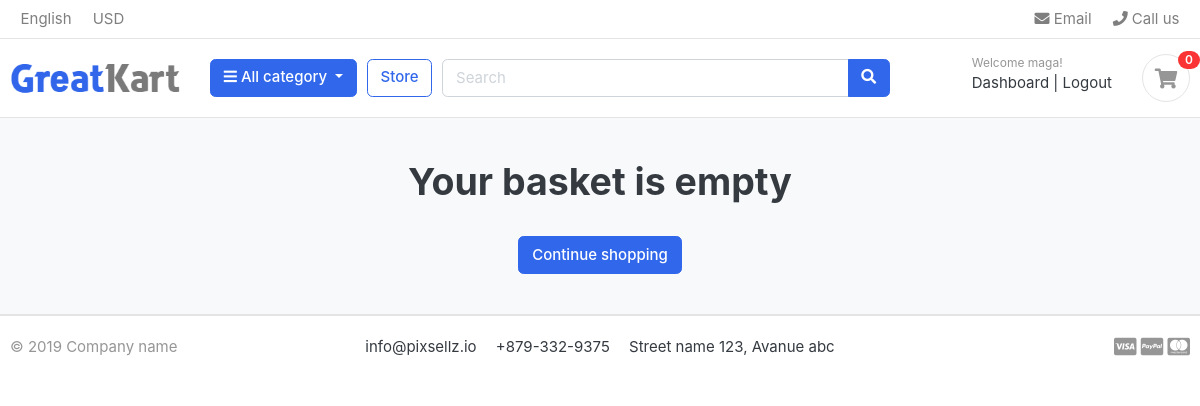
Before: /cart/ (signed in) with the older database file.
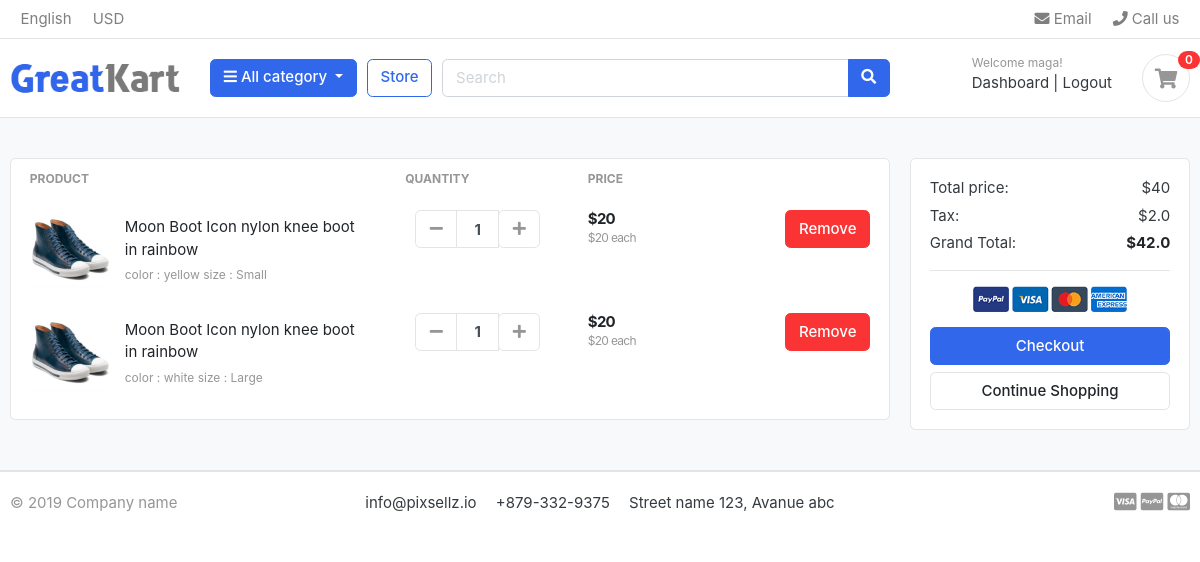
After: the same page with the newer database file.
### accounts/models.py (models this page shows, shortened)
class Account(AbstractBaseUser,PermissionsMixin):
    first_name = models.CharField(max_length=50)
    last_name = models.CharField(max_length=50)
    username = models.CharField(max_length=50, unique=True)
    email = models.EmailField(max_length=80, unique=True)
    phone_number    = models.CharField(max_length=50)
    date_joined = models.DateTimeField(auto_now_add=True)
    last_login = models.DateTimeField(auto_now_add=True)
    is_staff = models.BooleanField(default=False)
    is_active = models.BooleanField(default=False)
    is_superuser = models.BooleanField(default=True)
    USERNAME_FIELD = 'email'
    REQUIRED_FIELDS = ['username', 'first_name', 'last_name']
    objects = MyAccountManager()

### carts/models.py (models this page shows, shortened)
class CartItem(models.Model):
    user = models.ForeignKey(Account, on_delete=models.CASCADE, null=True)
    product = models.ForeignKey(Product, on_delete=models.CASCADE)
    variations = models.ManyToManyField(Variation, blank=True)
    cart = models.ForeignKey(Cart, on_delete=models.CASCADE,null=True)
    quantity = models.IntegerField()
    is_active = models.BooleanField(default=True)
    def sub_total(self):
        return self.product.price*self.quantity

### store/models.py (models this page shows, shortened)
class Product(models.Model):
    product_name = models.CharField(max_length=150, unique=True)
    slug = models.SlugField(max_length=200, unique=True)
    description = models.TextField(max_length=500, blank=True)
    price = models.IntegerField()
    images = models.ImageField(upload_to='product')
    stock = models.IntegerField()
    is_avialable = models.BooleanField(default=True)
    category = models.ForeignKey(Category, on_delete=models.CASCADE)
    created_date = models.DateTimeField(auto_now_add=True)
    modified_date = models.DateTimeField(auto_now=True)
    def get_url(self):
        return reverse('product_detail', args=[self.category.slug, self.slug])

class Variation(models.Model):
    product = models.ForeignKey(Product, on_delete=models.CASCADE)
    variation_category = models.CharField(max_length=150, choices=variation_category_choice)
    variation_value = models.CharField(max_length=150)
    is_active = models.BooleanField(default=True)
    created_date = models.DateTimeField(auto_now=True)
    objects = VariationManager()

### carts/views.py (the view)
# urls.py: path('', views.cart, name='cart'),
def cart(request, total=0, quantity=0, cart_items=None):
    try:
        tax=0
        grand_total = 0
        if request.user.is_authenticated:
            cart_items = CartItem.objects.filter(user=request.user, is_active=True)
        else:
            cart = Cart.objects.get(cart_id=_cart_id(request))
            cart_items = CartItem.objects.filter(cart=cart, is_active=True)
        for cart_item in cart_items:
            total += (cart_item.product.price * cart_item.quantity)
            quantity += cart_item.quantity
        tax = (total *5)/ 100
        grand_total = total +tax
    except ObjectDoesNotExist:
        pass
    context ={
        'total':total,
        'quantity':quantity,
        'cart_items': cart_items,
        'tax': tax,
        'grand_total': grand_total
    }
    return render(request, 'store/cart.html', context)

### carts/context_processors.py (called while the page is built)
def counter(request):
    cart_count = 0
    if 'admin' in request.path:
        return {}
    else:
        try:
            cart = Cart.objects.filter(cart_id= _cart_id(request))
            if request.user.is_authenticated:
                cart_items = CartItem.objects.all().filter(cart=cart[:1])
            else:
                cart_items = CartItem.objects.all().filter(cart=cart[:1])
            for cart_item in cart_items:
                cart_count+= cart_item.quantity
        except Cart.DoesNotExist:
            cart_count=0
    return dict(cart_count=cart_count)

### carts/views.py (called while the page is built)
def _cart_id(request):
    cart = request.session.session_key
    if not cart:
        cart = request.session.create()
    return cart

### category/context_processors.py (called while the page is built)
def menu_links(request):
    links = Category.objects.all()
    return dict(links=links)

### category/models.py (called while the page is built)
    def get_url(self):
        return reverse('products_by_category' , args=[self.slug])

### templates/store/cart.html (shortened to what this page needs)
{% extends 'base.html' %}
{% load static %}
{% block content %}
<section class="section-content padding-y bg">
<div class="container">
{% if not cart_items  %}
	<h1 class="text-center"> Your basket is empty </h1>
	<br>
	<div class="text-center">
		<a href="{% url 'store' %}" class="btn btn-primary">Continue shopping</a>
	</div>
{% else %}
<div class="row">
	<aside class="col-lg-9">
<div class="card">
<table class="table table-borderless table-shopping-cart">
<thead class="text-muted">
<tr class="small text-uppercase">
  <th scope="col">Product</th>
  <th scope="col" width="120">Quantity</th>
  <th scope="col" width="120">Price</th>
  <th scope="col" class="text-right" width="200"> </th>
</tr>
</thead>
<tbody>
{% for cart_item in cart_items %}
<tr>
	<td>
		<figure class="itemside align-items-center">
			<div class="aside"><img src="{{ cart_item.product.images.url }}" class="img-sm"></div>
			<figcaption class="info">
				<a href="{{ cart_item.product.get_url }}" class="title text-dark">{{ cart_item.product.product_name }}</a>
				<p class="text-muted small">
				 {% if  cart_item.variations.all %}
					{% for item in cart_item.variations.all  %}
					  {{ item.variation_category }} : {{ item.variation_value }}
					{% endfor %}
				{% endif %}
				</p>
			</figcaption>
		</figure>
	</td>
	<td>
					<div class="col">
						<div class="input-group input-spinner">
							<div class="input-group-prepend">
							<a href="{% url 'remove_cart' cart_item.product.id cart_item.id %}" class="btn btn-light" type="button" id="button-plus"> <i class="fa fa-minus"></i> </a>
							</div>
							<input type="text" class="form-control"  value="{{ cart_item.quantity }}">
							<div class="input-group-append">
								<form action="{% url 'add_cart' cart_item.product.id %}" method="POST">
									<button class="btn btn-light" type="button" id="button-minus"> <i class="fa fa-plus"></i> </button>
								</form>
						</div>
						</div>
					</div>
	</td>
	<td>
		<div class="price-wrap">
			<var class="price">${{ cart_item.sub_total }}</var>
			<small class="text-muted"> ${{ cart_item.product.price }} each </small>
		</div>
	</td>
	<td class="text-right">
	<a href="{% url 'remove_cart_item' cart_item.product.id cart_item.id %}" onclick="return confirm('Are you sure to delete?')" class="btn btn-danger"> Remove</a>
	</td>
</tr>
</tbody>
{% endfor %}
</table>
</div>
	</aside>
	<aside class="col-lg-3">
		<div class="card">
		<div class="card-body">
			<dl class="dlist-align">
			  <dt>Total price:</dt>
			  <dd class="text-right">${{ total }}</dd>
			</dl>
			<dl class="dlist-align">
			  <dt>Tax:</dt>
			  <dd class="text-right"> ${{tax}}</dd>
			</dl>
			<dl class="dlist-align">
			  <dt>Grand Total:</dt>
			  <dd class="text-right text-dark b"><strong>${{ grand_total }}</strong></dd>
			</dl>
			<hr>
			<p class="text-center mb-3">
				<img src="{% static './images/misc/payments.png' %}" height="26">
			</p>
			<a href="{% url 'checkout' %}" class="btn btn-primary btn-block"> Checkout </a>
			<a href="{% url 'store' %}" class="btn btn-light btn-block">Continue Shopping</a>
		</div>
		</div>
</aside>
</div>
{% endif %}
</div>
</section>
{% endblock %}

### templates/base.html (shortened to what this page needs)
{% load static %}
<!DOCTYPE HTML>
<html lang="en">
<head>
<link href="{% static 'css/bootstrap.css' %}" rel="stylesheet" type="text/css"/>
<link href="{% static 'fonts/fontawesome/css/all.min.css' %}" type="text/css" rel="stylesheet">
<link href="{% static 'css/ui.css' %}" rel="stylesheet" type="text/css"/>
<link href="{% static 'css/responsive.css' %}" rel="stylesheet" media="only screen and (max-width: 1200px)" />
</head>
<body>
{% include 'includes/navbar.html' %}
{% block content %}
{% endblock %}
{% include 'includes/footer.html' %}

### templates/includes/navbar.html (shortened to what this page needs)
{% load static %}
<header class="section-header">
<nav class="navbar p-md-0 navbar-expand-sm navbar-light border-bottom">
<div class="container">
  <div class="collapse navbar-collapse" id="navbarTop4">
    <ul class="navbar-nav mr-auto">
    	<li class="nav-item dropdown">
		 	<a href="#" class="nav-link">   English </a>
		</li>
		<li class="nav-item dropdown">
			<a href="#" class="nav-link"> USD </a>
		</li>
    </ul>
    <ul class="navbar-nav">
		<li><a href="#" class="nav-link"> <i class="fa fa-envelope"></i> Email </a></li>
		<li><a href="#" class="nav-link"> <i class="fa fa-phone"></i> Call us </a></li>
	</ul>
  </div>
</div>
</nav>
<section class="header-main border-bottom">
	<div class="container">
<div class="row align-items-center">
	<div class="col-lg-2 col-md-3 col-6">
		<a href="{% url 'index' %}" class="brand-wrap">
			<img class="logo" src="{% static './images/logo.png' %}">
		</a>
	</div>
	<div class="col-lg col-sm col-md col-6 flex-grow-0">
		<div class="category-wrap dropdown d-inline-block float-right">
			<button type="button" class="btn btn-primary dropdown-toggle" data-toggle="dropdown">
				<i class="fa fa-bars"></i> All category
			</button>
		</div>
	</div>
	<a href="{% url 'store' %}" class="btn btn-outline-primary">Store</a>
	<div class="col-lg  col-md-6 col-sm-12 col">
		<form action="{% url 'search' %}" class="search" method='POST'>
			<div class="input-group w-100">
			    <input type="text" class="form-control" style="width:60%;" placeholder="Search" name='keyword'>
			    <div class="input-group-append">
			      <button class="btn btn-primary" type="submit">
			        <i class="fa fa-search"></i>
			      </button>
			    </div>
		    </div>
		</form>
	</div>
	<div class="col-lg-3 col-sm-6 col-8 order-2 order-lg-3">
				<div class="d-flex justify-content-end mb-3 mb-lg-0">
					 {% if user.id is None %}
          <div class="widget-header">
            <small class="title text-muted">Welcome guest!</small>
            <div>
              <a href="{% url 'login' %}">Sign in</a> <span class="dark-transp"> | </span>
              <a href="{% url 'register' %}"> Register</a>
            </div>
          </div>
          {% else %}
          <div class="widget-header">
            <small class="title text-muted">Welcome {{user.first_name}}!</small>
            <div>
              <a href="{% url 'dashboard' %}">Dashboard</a> <span class="dark-transp"> | </span>
              <a href="{% url 'logout' %}"> Logout</a>
            </div>
          </div>
          {% endif %}
					<a href="{% url 'cart' %}" class="widget-header pl-3 ml-3">
						<div class="icon icon-sm rounded-circle border"><i class="fa fa-shopping-cart"></i></div>
						<span class="badge badge-pill badge-danger notify">{{ cart_count }}</span>
					</a>
				</div>
			</div>
</div>
	</div>
</section>
</header>

### templates/includes/footer.html
<footer class="section-footer border-top">
	<div class="container">
		<section class="footer-bottom border-top row">
			<div class="col-md-2">
				<p class="text-muted"> &copy 2019 Company name </p>
			</div>
			<div class="col-md-8 text-md-center">
				<span  class="px-2">info@pixsellz.io</span>
				<span  class="px-2">+879-332-9375</span>
				<span  class="px-2">Street name 123, Avanue abc</span>
			</div>
			<div class="col-md-2 text-md-right text-muted">
				<i class="fab fa-lg fa-cc-visa"></i>
				<i class="fab fa-lg fa-cc-paypal"></i>
				<i class="fab fa-lg fa-cc-mastercard"></i>
			</div>
		</section>
	</div>
</footer>

### static/css/ui.css (style rules this page uses)
html { font-family: "Inter", sans-serif; font-size: 15px; }
.price-wrap { letter-spacing: -0.7px; }
.icon-xs, .icon-sm, .icon-md, .icon-lg { display: inline-block; text-align: center; flex-shrink: 0; flex-grow: 0; }
.icon-sm { width: 48px; height: 48px; line-height: 48px !important; font-size: 20px; }
.img-xs, .img-sm, .img-md, .img-lg { -o-object-fit: cover; object-fit: cover; flex-shrink: 0; flex-grow: 0; }
.img-sm { width: 80px; height: 80px; }
.padding-y { padding-top: 40px; padding-bottom: 40px; }
var { font-style: normal; }
figure { margin-bottom: 0; }
.bg { background-color: #f8f9fa; }
.b { font-weight: 600; }
p:last-child { margin-bottom: 0; }
.header-main { position: relative; padding-top: 1rem; padding-bottom: 1rem; }
.brand-wrap .logo, .navbar-brand .logo { margin-right: 7px; max-height: 42px; display: inline-block; }
.widget-header { display: inline-block; vertical-align: middle; position: relative; }
.widget-header a { color: #343a40; }
.widget-header i { color: #969696; }
.widget-header .title { display: block; }
.widget-header .notify { position: absolute; top: -3px; right: -10px; }
.footer-bottom { padding-top: 20px; padding-bottom: 20px; }
.btn-light { background-color: #fff; border-color: #e4e4e4; }
.btn-light i { color: #969696; }
.itemside { position: relative; display: flex; width: 100%; }
.itemside .aside { position: relative; flex-shrink: 0; }
.itemside .info { padding-left: 15px; padding-right: 7px; }
.itemside p { margin-bottom: 0; }
.itemside .title { display: block; margin-bottom: 5px; color: #212529; }
[class*=dlist-] { margin-bottom: 5px; }
[class*=dlist-] dd { margin-bottom: 0; }
.dlist-align { display: flex; }
.dlist-align dt { width: 150px; word-wrap: break-word; font-weight: normal; }
.dlist-align dd { flex-grow: 1; }
.notify { position: absolute; top: -4px; right: -10px; display: inline-block; padding: 0.25em 0.6em; font-size: 12px; line-height: 1; text-align: center; border-radius: 3rem; color: #fff; background-color: #fa3434; }
.price { font-weight: 600; color: #212529; }
.input-spinner { width: 125px; flex-wrap: nowrap; display: inline-flex; vertical-align: middle; }
.input-spinner input.form-control { text-align: center; max-width: 46px; font-weight: bold; flex-basis: 46px; border-color: #e4e4e4; flex-grow: 0; }
.input-spinner .btn { width: 42px; text-align: center; padding-left: 0.5rem; padding-right: 0.5rem; }
.table-shopping-cart.table td, .table-shopping-cart.table th { padding-left: 1.25rem; padding-right: 1.25rem; }
.table-shopping-cart .price-wrap { line-height: 1.2; }
.table-shopping-cart .price { font-weight: bold; margin-right: 5px; display: block; }

Changed rows visible on the page:
added CartItem: product.images (picture), product.product_name "Moon Boot Icon nylon knee boot in rainbow", quantity "1", sub_total "20", product.price "20"
now on this page (row unchanged): Variation: variation_category "color", variation_value "yellow", shown under "Moon Boot Icon nylon knee boot in rainbow"
now on this page (row unchanged): Variation: variation_category "size", variation_value "Small", shown under "Moon Boot Icon nylon knee boot in rainbow"
added CartItem: product.images (picture), product.product_name "Moon Boot Icon nylon knee boot in rainbow", quantity "1", sub_total "20", product.price "20"
now on this page (row unchanged): Variation: variation_category "color", variation_value "white", shown under "Moon Boot Icon nylon knee boot in rainbow"
now on this page (row unchanged): Variation: variation_category "size", variation_value "Large", shown under "Moon Boot Icon nylon knee boot in rainbow"
Other visible differences:
{{ total }}: (not shown) → "40"
{{ tax }}: (not shown) → "2.0"
{{ grand_total }}: (not shown) → "42.0"
text no longer shown: "Your basket is empty Continue shopping"
text now shown: "PRODUCT QUANTITY PRICE Total price: $ Tax: $ Grand Total: $ Checkout Continue Shopping"
